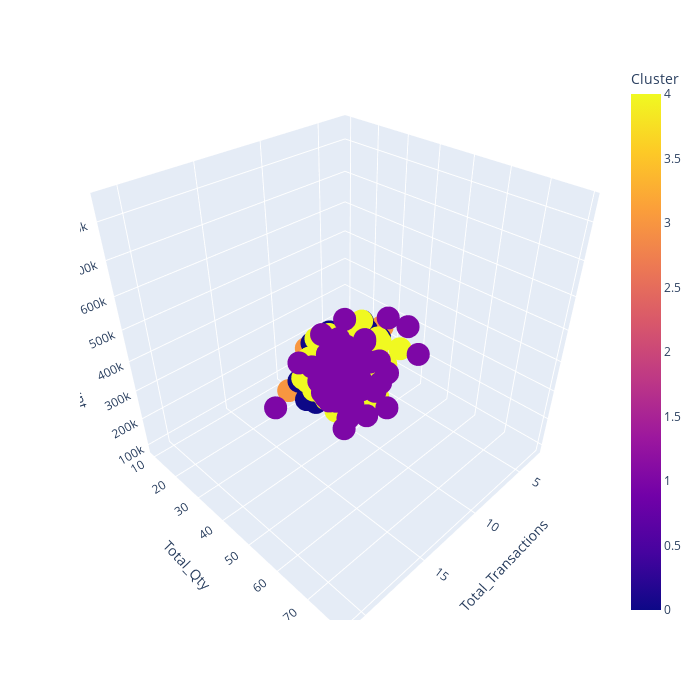

The notebook cell this image was saved under:
### Code cell
px.scatter_3d(data_frame=seg_result, x='Total_Transactions', y='Total_Qty', z='Total_Amount', color='Cluster', size_max=1, width=700, height=700)

### Figure 1 — Plotly figure (JSON) as saved in the notebook; plotly's stock layout.template omitted (floating-point values rounded to 4 significant figures; data arrays with more than 128 entries replaced by an {"elided": "..."} marker saying what was removed)
{"data": [{"hovertemplate": "Total_Transactions=%{x}<br>Total_Qty=%{y}<br>Total_Amount=%{z}<br>Cluster=%{marker.color}<extra></extra>", "legendgroup": "", "marker": {"color": {"elided": "447 int values"}, "coloraxis": "coloraxis", "symbol": "circle"}, "mode": "markers", "name": "", "scene": "scene", "showlegend": false, "type": "scatter3d", "x": {"elided": "447 int values"}, "y": {"elided": "447 int values"}, "z": {"elided": "447 int values"}}], "layout": {"coloraxis": {"colorbar": {"title": {"text": "Cluster"}}, "colorscale": [[0, "#0d0887"], [0.1111, "#46039f"], [0.2222, "#7201a8"], [0.3333, "#9c179e"], [0.4444, "#bd3786"], [0.5556, "#d8576b"], [0.6667, "#ed7953"], [0.7778, "#fb9f3a"], [0.8889, "#fdca26"], [1, "#f0f921"]]}, "height": 700, "legend": {"tracegroupgap": 0}, "margin": {"t": 60}, "scene": {"domain": {"x": [0, 1], "y": [0, 1]}, "xaxis": {"title": {"text": "Total_Transactions"}}, "yaxis": {"title": {"text": "Total_Qty"}}, "zaxis": {"title": {"text": "Total_Amount"}}}, "width": 700}}
